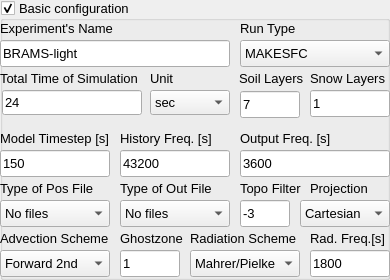
     <widget class="QGroupBox" name="groupBox_6">
      <property name="geometry">
       <rect>
        <x>10</x>
        <y>0</y>
        <width>390</width>
        <height>280</height>
       </rect>
      </property>
      <property name="font">
       <font>
        <family>Arial</family>
        <pointsize>10</pointsize>
        <weight>50</weight>
        <bold>false</bold>
       </font>
      </property>
      <property name="title">
       <string>Basic configuration</string>
      </property>
      <property name="checkable">
       <bool>true</bool>
      </property>
      <widget class="QComboBox" name="outcomboBox">
       <property name="geometry">
        <rect>
         <x>120</x>
         <y>200</y>
         <width>110</width>
         <height>27</height>
        </rect>
       </property>
       <property name="font">
        <font>
         <family>Arial</family>
         <pointsize>10</pointsize>
         <weight>50</weight>
         <bold>false</bold>
        </font>
       </property>
       <item>
        <property name="text">
         <string>No files</string>
        </property>
       </item>
       <item>
        <property name="text">
         <string>hdf5</string>
        </property>
       </item>
       <item>
        <property name="text">
         <string>vfm</string>
        </property>
       </item>
       <item>
        <property name="text">
         <string>mpiio</string>
        </property>
       </item>
       <item>
        <property name="text">
         <string>binary</string>
        </property>
       </item>
      </widget>
      <widget class="QComboBox" name="uSimcomboBox">
       <property name="geometry">
        <rect>
         <x>150</x>
         <y>90</y>
         <width>80</width>
         <height>25</height>
        </rect>
       </property>
       <property name="sizePolicy">
        <sizepolicy hsizetype="Fixed" vsizetype="Fixed">
         <horstretch>0</horstretch>
         <verstretch>0</verstretch>
        </sizepolicy>
       </property>
       <property name="font">
        <font>
         <family>Arial</family>
         <pointsize>10</pointsize>
         <weight>50</weight>
         <bold>false</bold>
        </font>
       </property>
       <item>
        <property name="text">
         <string>sec</string>
        </property>
       </item>
       <item>
        <property name="text">
         <string>min</string>
        </property>
       </item>
       <item>
        <property name="text">
         <string>hour</string>
        </property>
       </item>
      </widget>
      <widget class="QComboBox" name="AdvcomboBox">
       <property name="geometry">
        <rect>
         <x>0</x>
         <y>250</y>
         <width>110</width>
         <height>27</height>
        </rect>
       </property>
       <property name="font">
        <font>
         <family>Arial</family>
         <pointsize>10</pointsize>
         <weight>50</weight>
         <bold>false</bold>
        </font>
       </property>
       <item>
        <property name="text">
         <string>Forward 2nd</string>
        </property>
       </item>
       <item>
        <property name="text">
         <string>Walcek Mono</string>
        </property>
       </item>
       <item>
        <property name="text">
         <string>Hybrid</string>
        </property>
       </item>
      </widget>
      <widget class="QLabel" name="label_22">
       <property name="geometry">
        <rect>
         <x>190</x>
         <y>230</y>
         <width>121</width>
         <height>17</height>
        </rect>
       </property>
       <property name="font">
        <font>
         <family>Arial</family>
         <pointsize>10</pointsize>
         <weight>50</weight>
         <bold>false</bold>
        </font>
       </property>
       <property name="text">
        <string>Radiation Scheme</string>
       </property>
      </widget>
      <widget class="QLineEdit" name="topowvllineEdit">
       <property name="geometry">
        <rect>
         <x>240</x>
         <y>200</y>
         <width>50</width>
         <height>27</height>
        </rect>
       </property>
       <property name="font">
        <font>
         <family>Arial</family>
         <pointsize>10</pointsize>
         <weight>50</weight>
         <bold>false</bold>
        </font>
       </property>
       <property name="inputMask">
        <string>######</string>
       </property>
       <property name="text">
        <string>-3</string>
       </property>
      </widget>
      <widget class="QLabel" name="label_6">
       <property name="geometry">
        <rect>
         <x>150</x>
         <y>70</y>
         <width>50</width>
         <height>17</height>
        </rect>
       </property>
       <property name="font">
        <font>
         <family>Arial</family>
         <pointsize>10</pointsize>
         <weight>50</weight>
         <bold>false</bold>
        </font>
       </property>
       <property name="text">
        <string>Unit</string>
       </property>
      </widget>
      <widget class="QLabel" name="label_18">
       <property name="geometry">
        <rect>
         <x>120</x>
         <y>180</y>
         <width>121</width>
         <height>17</height>
        </rect>
       </property>
       <property name="font">
        <font>
         <family>Arial</family>
         <pointsize>10</pointsize>
         <weight>50</weight>
         <bold>false</bold>
        </font>
       </property>
       <property name="text">
        <string>Type of Out File</string>
       </property>
      </widget>
      <widget class="QLabel" name="label_14">
       <property name="geometry">
        <rect>
         <x>0</x>
         <y>130</y>
         <width>121</width>
         <height>17</height>
        </rect>
       </property>
       <property name="font">
        <font>
         <family>Arial</family>
         <pointsize>10</pointsize>
         <weight>50</weight>
         <bold>false</bold>
        </font>
       </property>
       <property name="text">
        <string>Model Timestep [s]</string>
       </property>
      </widget>
      <widget class="QLabel" name="label_16">
       <property name="geometry">
        <rect>
         <x>240</x>
         <y>130</y>
         <width>150</width>
         <height>17</height>
        </rect>
       </property>
       <property name="font">
        <font>
         <family>Arial</family>
         <pointsize>10</pointsize>
         <weight>50</weight>
         <bold>false</bold>
        </font>
       </property>
       <property name="text">
        <string>Output Freq. [s]</string>
       </property>
      </widget>
      <widget class="QLineEdit" name="sllineEdit">
       <property name="geometry">
        <rect>
         <x>240</x>
         <y>91</y>
         <width>60</width>
         <height>27</height>
        </rect>
       </property>
       <property name="font">
        <font>
         <family>Arial</family>
         <pointsize>10</pointsize>
         <weight>50</weight>
         <bold>false</bold>
        </font>
       </property>
       <property name="inputMask">
        <string>000000</string>
       </property>
       <property name="text">
        <string>7</string>
       </property>
      </widget>
      <widget class="QLineEdit" name="tslineEdit">
       <property name="geometry">
        <rect>
         <x>2</x>
         <y>90</y>
         <width>140</width>
         <height>25</height>
        </rect>
       </property>
       <property name="sizePolicy">
        <sizepolicy hsizetype="Maximum" vsizetype="Fixed">
         <horstretch>0</horstretch>
         <verstretch>0</verstretch>
        </sizepolicy>
       </property>
       <property name="font">
        <font>
         <family>Arial</family>
         <pointsize>10</pointsize>
         <weight>50</weight>
         <bold>false</bold>
        </font>
       </property>
       <property name="inputMask">
        <string>000000000</string>
       </property>
       <property name="text">
        <string>24</string>
       </property>
      </widget>
      <widget class="QLineEdit" name="dtlonlineEdit">
       <property name="geometry">
        <rect>
         <x>0</x>
         <y>150</y>
         <width>110</width>
         <height>27</height>
        </rect>
       </property>
       <property name="font">
        <font>
         <family>Arial</family>
         <pointsize>10</pointsize>
         <weight>50</weight>
         <bold>false</bold>
        </font>
       </property>
       <property name="inputMask">
        <string>000000000</string>
       </property>
       <property name="text">
        <string>150</string>
       </property>
      </widget>
      <widget class="QLabel" name="label_23">
       <property name="geometry">
        <rect>
         <x>310</x>
         <y>230</y>
         <width>121</width>
         <height>17</height>
        </rect>
       </property>
       <property name="font">
        <font>
         <family>Arial</family>
         <pointsize>10</pointsize>
         <weight>50</weight>
         <bold>false</bold>
        </font>
       </property>
       <property name="text">
        <string>Rad. Freq.[s]</string>
       </property>
      </widget>
      <widget class="QLabel" name="label_8">
       <property name="geometry">
        <rect>
         <x>310</x>
         <y>70</y>
         <width>80</width>
         <height>17</height>
        </rect>
       </property>
       <property name="font">
        <font>
         <family>Arial</family>
         <pointsize>10</pointsize>
         <weight>50</weight>
         <bold>false</bold>
        </font>
       </property>
       <property name="text">
        <string>Snow Layers</string>
       </property>
      </widget>
      <widget class="QLineEdit" name="RFreqlineEdit">
       <property name="geometry">
        <rect>
         <x>310</x>
         <y>250</y>
         <width>80</width>
         <height>27</height>
        </rect>
       </property>
       <property name="font">
        <font>
         <family>Arial</family>
         <pointsize>10</pointsize>
         <weight>50</weight>
         <bold>false</bold>
        </font>
       </property>
       <property name="inputMask">
        <string>00000000</string>
       </property>
       <property name="text">
        <string>1800</string>
       </property>
      </widget>
      <widget class="QLabel" name="label_7">
       <property name="geometry">
        <rect>
         <x>239</x>
         <y>70</y>
         <width>71</width>
         <height>17</height>
        </rect>
       </property>
       <property name="font">
        <font>
         <family>Arial</family>
         <pointsize>10</pointsize>
         <weight>50</weight>
         <bold>false</bold>
        </font>
       </property>
       <property name="text">
        <string>Soil Layers</string>
       </property>
      </widget>
      <widget class="QLineEdit" name="gzlineEdit">
       <property name="geometry">
        <rect>
         <x>120</x>
         <y>250</y>
         <width>60</width>
         <height>27</height>
        </rect>
       </property>
       <property name="font">
        <font>
         <family>Arial</family>
         <pointsize>10</pointsize>
         <weight>50</weight>
         <bold>false</bold>
        </font>
       </property>
       <property name="inputMask">
        <string>000000</string>
       </property>
       <property name="text">
        <string>1</string>
       </property>
      </widget>
      <widget class="QLabel" name="label_5">
       <property name="geometry">
        <rect>
         <x>0</x>
         <y>70</y>
         <width>151</width>
         <height>17</height>
        </rect>
       </property>
       <property name="font">
        <font>
         <family>Arial</family>
         <pointsize>10</pointsize>
         <weight>50</weight>
         <bold>false</bold>
        </font>
       </property>
       <property name="text">
        <string>Total Time of Simulation</string>
       </property>
      </widget>
      <widget class="QLineEdit" name="enlineEdit">
       <property name="geometry">
        <rect>
         <x>0</x>
         <y>40</y>
         <width>230</width>
         <height>27</height>
        </rect>
       </property>
       <property name="font">
        <font>
         <family>Arial</family>
         <pointsize>10</pointsize>
         <weight>50</weight>
         <bold>false</bold>
        </font>
       </property>
       <property name="text">
        <string>BRAMS-light</string>
       </property>
      </widget>
      <widget class="QLabel" name="label_3">
       <property name="geometry">
        <rect>
         <x>0</x>
         <y>20</y>
         <width>121</width>
         <height>17</height>
        </rect>
       </property>
       <property name="font">
        <font>
         <family>Arial</family>
         <pointsize>10</pointsize>
         <weight>50</weight>
         <italic>false</italic>
         <bold>false</bold>
        </font>
       </property>
       <property name="text">
        <string>Experiment's Name</string>
       </property>
      </widget>
      <widget class="QComboBox" name="PoscomboBox">
       <property name="geometry">
        <rect>
         <x>0</x>
         <y>200</y>
         <width>110</width>
         <height>27</height>
        </rect>
       </property>
       <property name="font">
        <font>
         <family>Arial</family>
         <pointsize>10</pointsize>
         <weight>50</weight>
         <bold>false</bold>
        </font>
       </property>
       <item>
        <property name="text">
         <string>No files</string>
        </property>
       </item>
       <item>
        <property name="text">
         <string>Grads</string>
        </property>
       </item>
       <item>
        <property name="text">
         <string>HDF5</string>
        </property>
       </item>
      </widget>
      <widget class="QComboBox" name="runTypecomboBox">
       <property name="geometry">
        <rect>
         <x>240</x>
         <y>40</y>
         <width>150</width>
         <height>27</height>
        </rect>
       </property>
       <property name="font">
        <font>
         <family>Arial</family>
         <pointsize>10</pointsize>
         <weight>50</weight>
         <bold>false</bold>
        </font>
       </property>
       <item>
        <property name="text">
         <string>MAKESFC</string>
        </property>
       </item>
       <item>
        <property name="text">
         <string>MAKEVFILE</string>
        </property>
       </item>
       <item>
        <property name="text">
         <string>INITIAL</string>
        </property>
       </item>
       <item>
        <property name="text">
         <string>HISTORY</string>
        </property>
       </item>
      </widget>
      <widget class="QLabel" name="label_4">
       <property name="geometry">
        <rect>
         <x>240</x>
         <y>20</y>
         <width>121</width>
         <height>17</height>
        </rect>
       </property>
       <property name="font">
        <font>
         <family>Arial</family>
         <pointsize>10</pointsize>
         <weight>50</weight>
         <bold>false</bold>
        </font>
       </property>
       <property name="text">
        <string>Run Type</string>
       </property>
      </widget>
      <widget class="QComboBox" name="projcomboBox">
       <property name="geometry">
        <rect>
         <x>300</x>
         <y>200</y>
         <width>90</width>
         <height>27</height>
        </rect>
       </property>
       <property name="font">
        <font>
         <family>Arial</family>
         <pointsize>10</pointsize>
         <weight>50</weight>
         <bold>false</bold>
        </font>
       </property>
       <item>
        <property name="text">
         <string>Cartesian</string>
        </property>
       </item>
       <item>
        <property name="text">
         <string>Polar St.</string>
        </property>
       </item>
       <item>
        <property name="text">
         <string>Lambert-c</string>
        </property>
       </item>
      </widget>
      <widget class="QComboBox" name="radSccomboBox">
       <property name="geometry">
        <rect>
         <x>190</x>
         <y>250</y>
         <width>110</width>
         <height>27</height>
        </rect>
       </property>
       <property name="font">
        <font>
         <family>Arial</family>
         <pointsize>10</pointsize>
         <weight>50</weight>
         <bold>false</bold>
        </font>
       </property>
       <item>
        <property name="text">
         <string>Mahrer/Pielke</string>
        </property>
       </item>
       <item>
        <property name="text">
         <string>Chen Cotton</string>
        </property>
       </item>
       <item>
        <property name="text">
         <string>Harrington</string>
        </property>
       </item>
       <item>
        <property name="text">
         <string>Carma</string>
        </property>
       </item>
       <item>
        <property name="text">
         <string>UKMet</string>
        </property>
       </item>
       <item>
        <property name="text">
         <string>RRTM</string>
        </property>
       </item>
       <item>
        <property name="text">
         <string>None</string>
        </property>
       </item>
      </widget>
      <widget class="QLabel" name="label_15">
       <property name="geometry">
        <rect>
         <x>120</x>
         <y>130</y>
         <width>110</width>
         <height>17</height>
        </rect>
       </property>
       <property name="font">
        <font>
         <family>Arial</family>
         <pointsize>10</pointsize>
         <weight>50</weight>
         <bold>false</bold>
        </font>
       </property>
       <property name="text">
        <string>History Freq. [s]</string>
       </property>
      </widget>
      <widget class="QLabel" name="label_105">
       <property name="geometry">
        <rect>
         <x>310</x>
         <y>180</y>
         <width>70</width>
         <height>16</height>
        </rect>
       </property>
       <property name="font">
        <font>
         <family>Arial</family>
         <pointsize>10</pointsize>
         <weight>50</weight>
         <bold>false</bold>
        </font>
       </property>
       <property name="text">
        <string>Projection</string>
       </property>
      </widget>
      <widget class="QLabel" name="label_20">
       <property name="geometry">
        <rect>
         <x>0</x>
         <y>230</y>
         <width>121</width>
         <height>17</height>
        </rect>
       </property>
       <property name="font">
        <font>
         <family>Arial</family>
         <pointsize>10</pointsize>
         <weight>50</weight>
         <bold>false</bold>
        </font>
       </property>
       <property name="text">
        <string>Advection Scheme</string>
       </property>
      </widget>
      <widget class="QLabel" name="label_21">
       <property name="geometry">
        <rect>
         <x>120</x>
         <y>230</y>
         <width>121</width>
         <height>17</height>
        </rect>
       </property>
       <property name="font">
        <font>
         <family>Arial</family>
         <pointsize>10</pointsize>
         <weight>50</weight>
         <bold>false</bold>
        </font>
       </property>
       <property name="text">
        <string>Ghostzone</string>
       </property>
      </widget>
      <widget class="QLabel" name="label_19">
       <property name="geometry">
        <rect>
         <x>240</x>
         <y>180</y>
         <width>70</width>
         <height>16</height>
        </rect>
       </property>
       <property name="font">
        <font>
         <family>Arial</family>
         <pointsize>10</pointsize>
         <weight>50</weight>
         <bold>false</bold>
        </font>
       </property>
       <property name="text">
        <string>Topo Filter</string>
       </property>
      </widget>
      <widget class="QLineEdit" name="snowllineEdit">
       <property name="geometry">
        <rect>
         <x>310</x>
         <y>90</y>
         <width>80</width>
         <height>27</height>
        </rect>
       </property>
       <property name="font">
        <font>
         <family>Arial</family>
         <pointsize>10</pointsize>
         <weight>50</weight>
         <bold>false</bold>
        </font>
       </property>
       <property name="inputMask">
        <string>000000</string>
       </property>
       <property name="text">
        <string>1</string>
       </property>
      </widget>
      <widget class="QLineEdit" name="OutlineEdit">
       <property name="geometry">
        <rect>
         <x>240</x>
         <y>150</y>
         <width>150</width>
         <height>27</height>
        </rect>
       </property>
       <property name="font">
        <font>
         <family>Arial</family>
         <pointsize>10</pointsize>
         <weight>50</weight>
         <bold>false</bold>
        </font>
       </property>
       <property name="inputMask">
        <string>000000000</string>
       </property>
       <property name="text">
        <string>3600</string>
       </property>
      </widget>
      <widget class="QLabel" name="label_17">
       <property name="geometry">
        <rect>
         <x>0</x>
         <y>180</y>
         <width>121</width>
         <height>17</height>
        </rect>
       </property>
       <property name="font">
        <font>
         <family>Arial</family>
         <pointsize>10</pointsize>
         <weight>50</weight>
         <bold>false</bold>
        </font>
       </property>
       <property name="text">
        <string>Type of Pos File</string>
       </property>
      </widget>
      <widget class="QLineEdit" name="HislineEdit">
       <property name="geometry">
        <rect>
         <x>120</x>
         <y>150</y>
         <width>110</width>
         <height>27</height>
        </rect>
       </property>
       <property name="font">
        <font>
         <family>Arial</family>
         <pointsize>10</pointsize>
         <weight>50</weight>
         <bold>false</bold>
        </font>
       </property>
       <property name="inputMask">
        <string>000000000</string>
       </property>
       <property name="text">
        <string>43200</string>
       </property>
      </widget>
     </widget>
